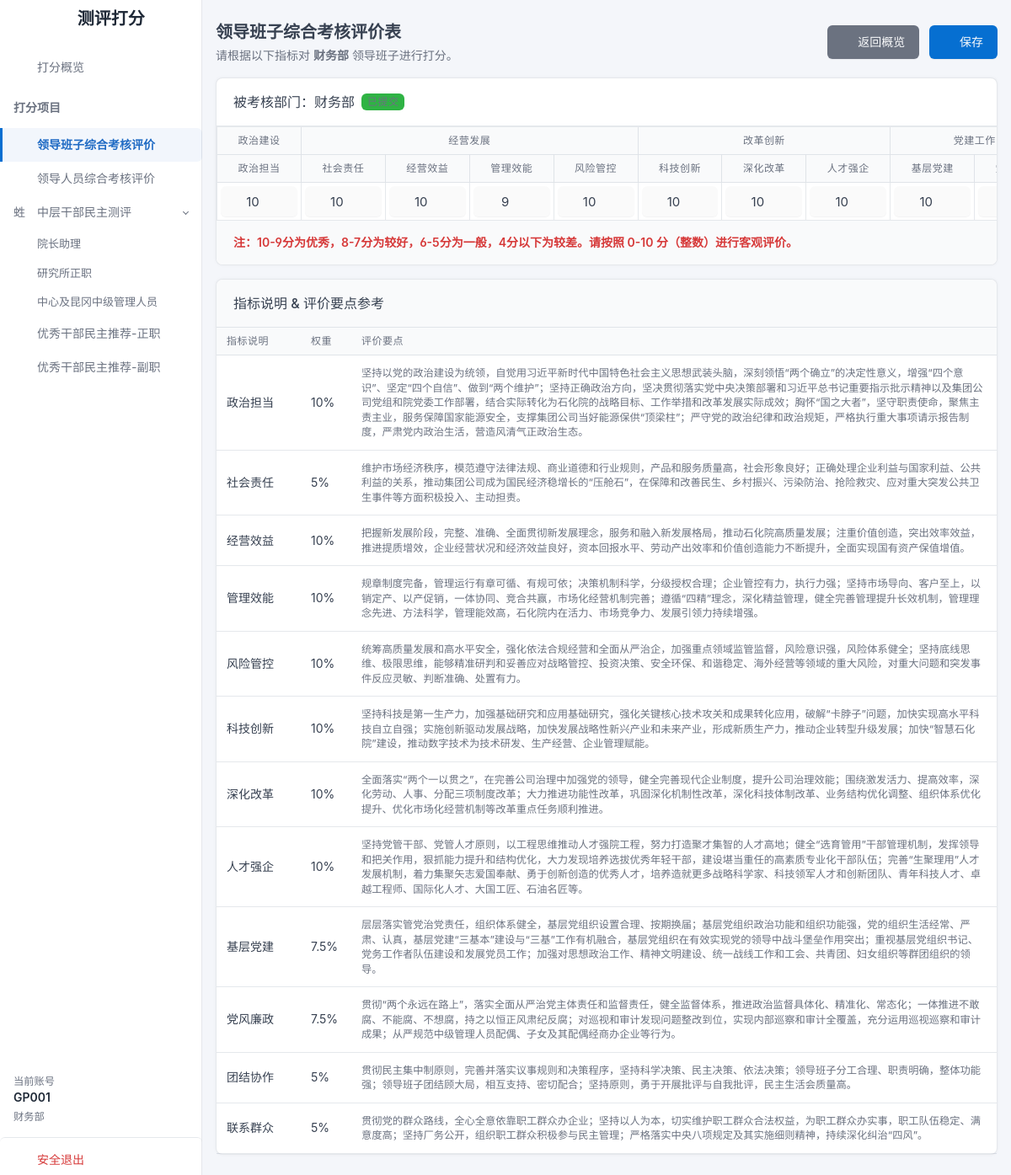
Screenshot of /assessment/team-evaluation (signed in) with the database file from the repository.
### tables this page shows
CREATE TABLE team_scores (
            id INTEGER PRIMARY KEY AUTOINCREMENT,
            rater_account TEXT,         -- 打分账号 (username)
            target_dept_code TEXT,      -- 被考核部门代码
            
            -- 12项评分
            s_political_resp REAL,
            s_social_resp REAL,
            s_manage_benefit REAL,
            s_manage_effic REAL,
            s_risk_control REAL,
            s_tech_innov REAL,
            s_deep_reform REAL,
            s_talent_strength REAL,
            s_party_build REAL,
            s_party_conduct REAL,
            s_unity REAL,
            s_mass_ties REAL,
            
            total_score REAL,           -- 总分 (后台加权计算后)
            
            created_at DATETIME DEFAULT CURRENT_TIMESTAMP
        );

### app.py (the view)
@app.route('/assessment/team-evaluation')
def assessment_team():
    if session.get('assessor_role') != 'assessor':
        return redirect(url_for('index'))
    if session.get('assessor_dept_type') == '院领导':
        return "您的账号无权访问此页面", 403
    db = get_db()
    rater_account = session.get('assessor_username')
    user_row = db.execute('SELECT dept_code, dept_name FROM evaluation_accounts WHERE username=?', (rater_account,)).fetchone()
    existing_scores = None
    if user_row:
        target_dept_code = user_row['dept_code']
        row = db.execute('SELECT * FROM team_scores WHERE rater_account = ? AND target_dept_code = ? ORDER BY id DESC LIMIT 1',
                         (rater_account, target_dept_code)).fetchone()
        if row:
            existing_scores = dict(row)
    return render_template('assessment_team.html', existing_scores=existing_scores)

### app.py (called while the page is built)
def get_db():
    db = getattr(g, '_database', None)
    if db is None:
        db = g._database = sqlite3.connect(DATABASE)
        db.execute('PRAGMA journal_mode=WAL;')
        db.row_factory = sqlite3.Row
    return db

@app.teardown_appcontext
def close_connection(exception):
    db = getattr(g, '_database', None)
    if db is not None:
        db.close()

### templates/assessment_team.html (shortened to what this page needs)
{% extends "base_assessment.html" %}
{% block content %}
<div class="container-xl">
    <div class="row g-2 align-items-center mb-3">
        <div class="col">
            <h2 class="page-title">领导班子综合考核评价表</h2>
            <div class="text-muted mt-1">
                请根据以下指标对 <strong>{{ session.get('assessor_dept_name', '未知部门') }}</strong> 领导班子进行打分。
            </div>
        </div>
        <div class="col-auto ms-auto">
            <a href="{{ url_for('assessment_overview') }}" class="btn btn-secondary me-2">
                <i class="ti ti-arrow-left me-2"></i>返回概览
            </a>
            <button class="btn btn-primary" onclick="submitScores()">
                <i class="ti ti-device-floppy me-2"></i>保存
            </button>
        </div>
    </div>
    <div class="card mb-3">
        <div class="card-header">
            <h3 class="card-title">被考核部门：{{ session.get('assessor_dept_name', '') }}</h3>
            {% if existing_scores %}
            <span class="badge bg-green ms-2">已提交</span>
            {% endif %}
        </div>
        <div class="table-responsive">
            <table class="table table-bordered text-center align-middle mb-0" style="min-width: 1200px;">
                <thead>
                    <tr class="bg-light">
                        <th colspan="1">政治建设</th>
                        <th colspan="4">经营发展</th>
                        <th colspan="3">改革创新</th>
                        <th colspan="2">党建工作</th>
                    </tr>
                    <tr class="bg-white">
                        <th style="min-width: 80px;">政治担当</th>
                        <th style="min-width: 80px;">社会责任</th>
                        <th style="min-width: 80px;">经营效益</th>
                        <th style="min-width: 80px;">管理效能</th>
                        <th style="min-width: 80px;">风险管控</th>
                        <th style="min-width: 80px;">科技创新</th>
                        <th style="min-width: 80px;">深化改革</th>
                        <th style="min-width: 80px;">人才强企</th>
                        <th style="min-width: 80px;">基层党建</th>
                        <th style="min-width: 80px;">党风廉政</th>
                    </tr>
                </thead>
                <tbody>
                    <tr>
                        {% set scores = existing_scores or {} %}
                        <td class="p-1"><input type="number" class="form-control text-center score-input px-1"
                                name="s_political_resp" value="{{ scores.get('s_political_resp', 10) | int }}" min="0"
                                max="10" step="1"></td>
                        <td class="p-1"><input type="number" class="form-control text-center score-input px-1"
                                name="s_social_resp" value="{{ scores.get('s_social_resp', 10) | int }}" min="0"
                                max="10" step="1"></td>
                        <td class="p-1"><input type="number" class="form-control text-center score-input px-1"
                                name="s_manage_benefit" value="{{ scores.get('s_manage_benefit', 10) | int }}" min="0"
                                max="10" step="1"></td>
                        <td class="p-1"><input type="number" class="form-control text-center score-input px-1"
                                name="s_manage_effic" value="{{ scores.get('s_manage_effic', 10) | int }}" min="0"
                                max="10" step="1"></td>
                        <td class="p-1"><input type="number" class="form-control text-center score-input px-1"
                                name="s_risk_control" value="{{ scores.get('s_risk_control', 10) | int }}" min="0"
                                max="10" step="1"></td>
                        <td class="p-1"><input type="number" class="form-control text-center score-input px-1"
                                name="s_tech_innov" value="{{ scores.get('s_tech_innov', 10) | int }}" min="0" max="10"
                                step="1"></td>
                        <td class="p-1"><input type="number" class="form-control text-center score-input px-1"
                                name="s_deep_reform" value="{{ scores.get('s_deep_reform', 10) | int }}" min="0"
                                max="10" step="1"></td>
                        <td class="p-1"><input type="number" class="form-control text-center score-input px-1"
                                name="s_talent_strength" value="{{ scores.get('s_talent_strength', 10) | int }}" min="0"
                                max="10" step="1"></td>
                        <td class="p-1"><input type="number" class="form-control text-center score-input px-1"
                                name="s_party_build" value="{{ scores.get('s_party_build', 10) | int }}" min="0"
                                max="10" step="1"></td>
                        <td class="p-1"><input type="number" class="form-control text-center score-input px-1"
                                name="s_party_conduct" value="{{ scores.get('s_party_conduct', 10) | int }}" min="0"
                                max="10" step="1"></td>
                    </tr>
                </tbody>
            </table>
        </div>
        <div class="card-footer">
            <div class="text-danger fw-bold">
                注：10-9分为优秀，8-7分为较好，6-5分为一般，4分以下为较差。请按照 0-10 分（整数）进行客观评价。
            </div>
        </div>
    </div>
    <div class="card">
        <div class="card-header bg-light">
            <h3 class="card-title">指标说明 & 评价要点参考</h3>
        </div>
        <div class="table-responsive">
            <table class="table table-vcenter">
                <thead>
                    <tr>
                        <th style="width: 100px;">指标说明</th>
                        <th style="width: 60px;">权重</th>
                        <th>评价要点</th>
                    </tr>
                </thead>
                <tbody>
                    <tr>
                        <td>政治担当</td>
                        <td>10%</td>
                        <td class="text-muted small">
                            坚持以党的政治建设为统领，自觉用习近平新时代中国特色社会主义思想武装头脑，深刻领悟“两个确立”的决定性意义，增强“四个意识”、坚定“四个自信”、做到“两个维护”；坚持正确政治方向，坚决贯彻落实党中央决策部署和习近平总书记重要指示批示精神以及集团公司党组和院党委工作部署，结合实际转化为石化院的战略目标、工作举措和改革发展实际成效；胸怀“国之大者”，坚守职责使命，聚焦主责主业，服务保障国家能源安全，支撑集团公司当好能源保供“顶梁柱”；严守党的政治纪律和政治规矩，严格执行重大事项请示报告制度，严肃党内政治生活，营造风清气正政治生态。
                        </td>
                    </tr>
                    <tr>
                        <td>社会责任</td>
                        <td>5%</td>
                        <td class="text-muted small">
                            维护市场经济秩序，模范遵守法律法规、商业道德和行业规则，产品和服务质量高，社会形象良好；正确处理企业利益与国家利益、公共利益的关系，推动集团公司成为国民经济稳增长的“压舱石”，在保障和改善民生、乡村振兴、污染防治、抢险救灾、应对重大突发公共卫生事件等方面积极投入、主动担责。
                        </td>
                    </tr>
                    <tr>
                        <td>经营效益</td>
                        <td>10%</td>
                        <td class="text-muted small">
                            把握新发展阶段，完整、准确、全面贯彻新发展理念，服务和融入新发展格局，推动石化院高质量发展；注重价值创造，突出效率效益，推进提质增效，企业经营状况和经济效益良好，资本回报水平、劳动产出效率和价值创造能力不断提升，全面实现国有资产保值增值。
                        </td>
                    </tr>
                    <tr>
                        <td>管理效能</td>
                        <td>10%</td>
                        <td class="text-muted small">
                            规章制度完备，管理运行有章可循、有规可依；决策机制科学，分级授权合理；企业管控有力，执行力强；坚持市场导向、客户至上，以销定产、以产促销，一体协同、竞合共赢，市场化经营机制完善；遵循“四精”理念，深化精益管理，健全完善管理提升长效机制，管理理念先进、方法科学，管理能效高，石化院内在活力、市场竞争力、发展引领力持续增强。
                        </td>
                    </tr>
                    <tr>
                        <td>风险管控</td>
                        <td>10%</td>
                        <td class="text-muted small">
                            统筹高质量发展和高水平安全，强化依法合规经营和全面从严治企，加强重点领域监管监督，风险意识强，风险体系健全；坚持底线思维、极限思维，能够精准研判和妥善应对战略管控、投资决策、安全环保、和谐稳定、海外经营等领域的重大风险，对重大问题和突发事件反应灵敏、判断准确、处置有力。
                        </td>
                    </tr>
                    <tr>
                        <td>科技创新</td>
                        <td>10%</td>
                        <td class="text-muted small">
                            坚持科技是第一生产力，加强基础研究和应用基础研究，强化关键核心技术攻关和成果转化应用，破解“卡脖子”问题，加快实现高水平科技自立自强；实施创新驱动发展战略，加快发展战略性新兴产业和未来产业，形成新质生产力，推动企业转型升级发展；加快“智慧石化院”建设，推动数字技术为技术研发、生产经营、企业管理赋能。
                        </td>
                    </tr>
                    <tr>
                        <td>深化改革</td>
                        <td>10%</td>
                        <td class="text-muted small">
                            全面落实“两个一以贯之”，在完善公司治理中加强党的领导，健全完善现代企业制度，提升公司治理效能；围绕激发活力、提高效率，深化劳动、人事、分配三项制度改革；大力推进功能性改革，巩固深化机制性改革，深化科技体制改革、业务结构优化调整、组织体系优化提升、优化市场化经营机制等改革重点任务顺利推进。
                        </td>
                    </tr>
                    <tr>
                        <td>人才强企</td>
                        <td>10%</td>
                        <td class="text-muted small">
                            坚持党管干部、党管人才原则，以工程思维推动人才强院工程，努力打造聚才集智的人才高地；健全“选育管用”干部管理机制，发挥领导和把关作用，狠抓能力提升和结构优化，大力发现培养选拔优秀年轻干部，建设堪当重任的高素质专业化干部队伍；完善“生聚理用”人才发展机制，着力集聚矢志爱国奉献、勇于创新创造的优秀人才，培养造就更多战略科学家、科技领军人才和创新团队、青年科技人才、卓越工程师、国际化人才、大国工匠、石油名匠等。
                        </td>
                    </tr>
                    <tr>
                        <td>基层党建</td>
                        <td>7.5%</td>
                        <td class="text-muted small">
                            层层落实管党治党责任，组织体系健全，基层党组织设置合理、按期换届；基层党组织政治功能和组织功能强，党的组织生活经常、严肃、认真，基层党建“三基本”建设与“三基”工作有机融合，基层党组织在有效实现党的领导中战斗堡垒作用突出；重视基层党组织书记、党务工作者队伍建设和发展党员工作；加强对思想政治工作、精神文明建设、统一战线工作和工会、共青团、妇女组织等群团组织的领导。
                        </td>
                    </tr>
                    <tr>
                        <td>党风廉政</td>
                        <td>7.5%</td>
                        <td class="text-muted small">
                            贯彻“两个永远在路上”，落实全面从严治党主体责任和监督责任，健全监督体系，推进政治监督具体化、精准化、常态化；一体推进不敢腐、不能腐、不想腐，持之以恒正风肃纪反腐；对巡视和审计发现问题整改到位，实现内部巡察和审计全覆盖，充分运用巡视巡察和审计成果；从严规范中级管理人员配偶、子女及其配偶经商办企业等行为。
                        </td>
                    </tr>
                    <tr>
                        <td>团结协作</td>
                        <td>5%</td>
                        <td class="text-muted small">
                            贯彻民主集中制原则，完善并落实议事规则和决策程序，坚持科学决策、民主决策、依法决策；领导班子分工合理、职责明确，整体功能强；领导班子团结顾大局，相互支持、密切配合；坚持原则，勇于开展批评与自我批评，民主生活会质量高。
                        </td>
                    </tr>
                    <tr>
                        <td>联系群众</td>
                        <td>5%</td>
                        <td class="text-muted small">
                            贯彻党的群众路线，全心全意依靠职工群众办企业；坚持以人为本，切实维护职工群众合法权益，为职工群众办实事，职工队伍稳定、满意度高；坚持厂务公开，组织职工群众积极参与民主管理；严格落实中央八项规定及其实施细则精神，持续深化纠治“四风”。
                        </td>
                    </tr>
                </tbody>
            </table>
        </div>
    </div>
</div>
{% endblock %}

### templates/base_assessment.html (style rules this page uses)
:root { --tblr-font-sans-serif: 'Inter', -apple-system, BlinkMacSystemFont, sans-serif; }
body { font-feature-settings: "cv03", "cv04", "cv11"; background-color: #f4f6fa; }

### templates/assessment_team.html (style rules this page uses)
.score-input { padding: 0 !important; height: 36px; font-size: 15px; border: 1px solid transparent; background: rgba(0, 0, 0, 0.02); }

### rows the page displays
team_scores: s_political_resp "10", s_social_resp "10", s_manage_benefit "10", s_manage_effic "9", s_risk_control "10", s_tech_innov "10", s_deep_reform "10", s_talent_strength "10", s_party_build "10", s_party_conduct "10"

### other values shown
{{ item.title }} "院长助理" "研究所正职" "中心及昆冈中级管理人员"
{{ session.get('assessor_username', 'Unknown') }} "GP001"
{{ session.get('assessor_dept_name', '') }} "财务部"
{{ session.get('assessor_dept_name', '未知部门') }} "财务部"
